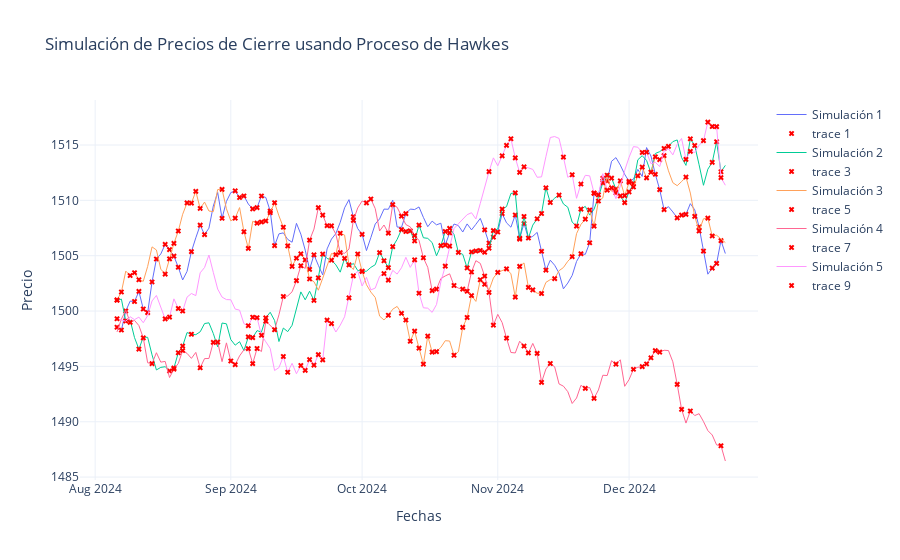

The cell this chart's notebook holds for it:
### Code cell
import numpy as np
import plotly.graph_objs as go
import pandas as pd  # Importamos pandas para manejar las fechas

def funcion_intensidad(mu, alpha, beta, eventos, tiempos):
    # Calcula la intensidad actual del proceso de Hawkes
    return mu + alpha * np.sum(eventos * np.exp(-beta * (len(eventos) + 1 - tiempos)))

def simulated_hawkes_closing_prices(eventos, lambda_0, alpha, beta, initial_price, daily_volatility, start_date, num_days=30):
    number_events = len(eventos)
    
    eventos_historicos = list(eventos)  # Convertir a lista para modificarla

    # Crear un array de tiempos para los eventos históricos
    historical_times = np.arange(1, number_events + 1)

    # Lista para almacenar precios de cierre
    prices = [initial_price]

    current_intensity = lambda_0  # Intensidad actual
    
    simulated_events = np.zeros(1)
    
    for i in range(1, num_days + 1):
        # Actualiza los tiempos históricos añadiendo el nuevo tiempo
        historical_times = np.append(historical_times, number_events + i)

        P = 1 - np.exp(-current_intensity)
        
        price_change = 0  # Inicializar el cambio de precio para el día
        
        if np.random.uniform() < P:
            eventos_historicos.append(1)
            # Calcula el cambio de precio basado en el número de eventos
            event_price_change = np.random.normal(loc=0, scale=daily_volatility)
            price_change += event_price_change
            simulated_events = np.append(simulated_events, 1)
        else:
            simulated_events = np.append(simulated_events, 0)
            eventos_historicos.append(0)

        # Actualiza la intensidad actual del proceso de Hawkes
        current_intensity = funcion_intensidad(lambda_0, alpha, beta, eventos_historicos, historical_times)
        
        price_change += np.random.normal(loc=0, scale=daily_volatility)
        new_price = prices[-1] + price_change
        prices.append(new_price)

    # Generar las fechas desde la fecha de inicio
    dates = pd.date_range(start=start_date, periods=num_days + 1)  # +1 para incluir el día inicial

    return dates, prices, simulated_events

# Parámetros del modelo
lambda_0 = 0.5  # Intensidad base
alpha = 0.8     # Impacto del evento
beta = 1.5      # Tasa de decaimiento
initial_price = 1500  # Precio inicial
daily_volatility = 1  # Volatilidad diaria
num_days = 140  # Número de días
start_date = '2024-08-06'  # Fecha de inicio

# Inicializar la lista de eventos
events = eventos_si_no#[0, 1, 0, 0, 1, 0, 1, 0]  # Ejemplo de inicialización, reemplaza con tu 'eventos_si_no'

# Simulación de múltiples trayectorias
num_simulations = 5  # Número de simulaciones que quieres realizar
all_simulations = []  # Almacena todas las simulaciones

for _ in range(num_simulations):
    dates, prices, simulated_events = simulated_hawkes_closing_prices(events, lambda_0, alpha, beta, initial_price, daily_volatility, start_date, num_days)
    all_simulations.append((dates, prices, simulated_events))

# Crear gráfico con Plotly
fig = go.Figure()

# Añadir cada simulación como una línea separada
for idx, (dates, prices, simulated_events) in enumerate(all_simulations):
    # Añadir la línea de precios de cierre para cada simulación
    fig.add_trace(go.Scatter(
        x=dates,
        y=prices[1:],  # Saltar el precio inicial para ajustar la longitud de la serie temporal
        mode='lines',
        name=f'Simulación {idx + 1}',
        line=dict(width=1)  # Cambiar el ancho de línea si lo deseas
    ))

    # Identificar los tiempos de eventos (donde los eventos son 1)
    event_dates = [dates[i-1] for i, e in enumerate(simulated_events) if e == 1 and i < num_days]

    # Añadir el scatter plot para eventos de cada simulación
    fig.add_trace(go.Scatter(
        x=event_dates,
        y=[prices[i] for i, e in enumerate(simulated_events) if e == 1 and i < num_days],
        mode='markers',
        #name=f'Eventos Simulación {idx + 1}',
        marker=dict(color='red', symbol='x', size=5)
    ))

# Actualizar el diseño del gráfico
fig.update_layout(
    title='Simulación de Precios de Cierre usando Proceso de Hawkes',
    xaxis_title='Fechas',
    yaxis_title='Precio',
    #legend=dict(x=0, y=1),
    template='plotly_white'
)

# Mostrar el gráfico
fig.show()
